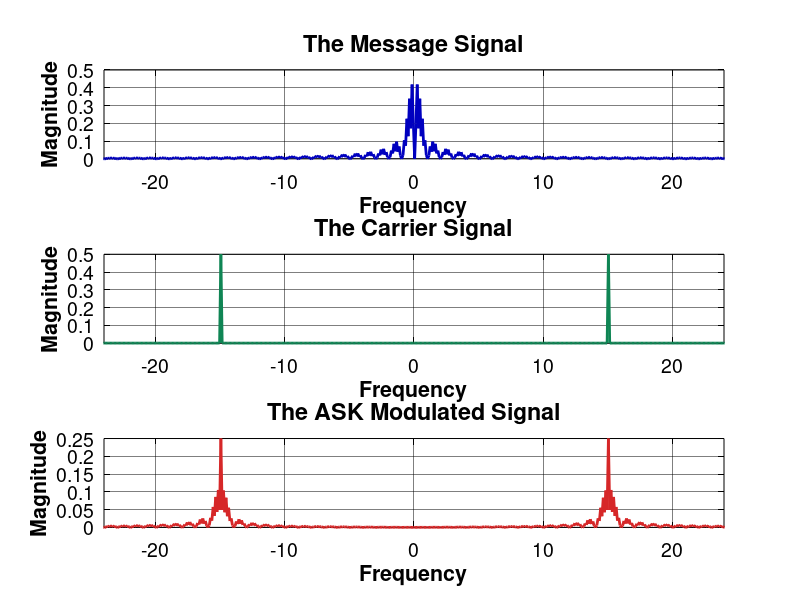
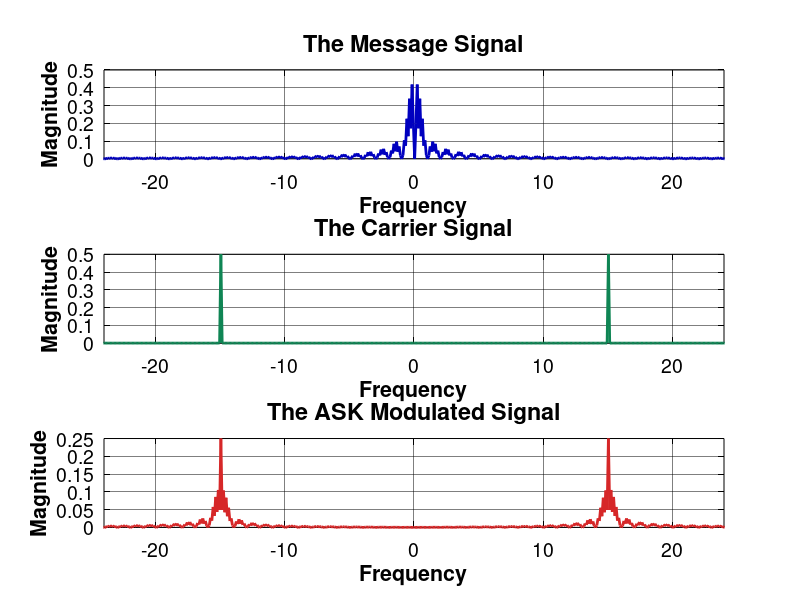
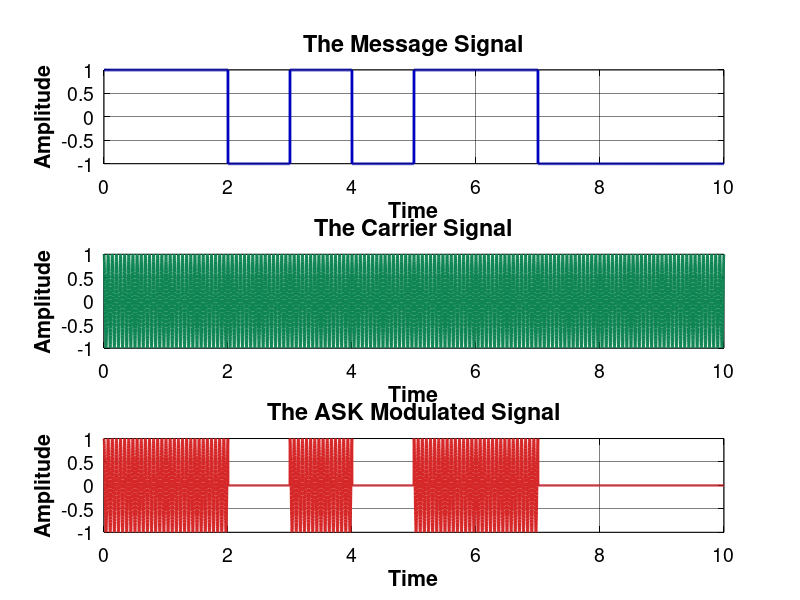
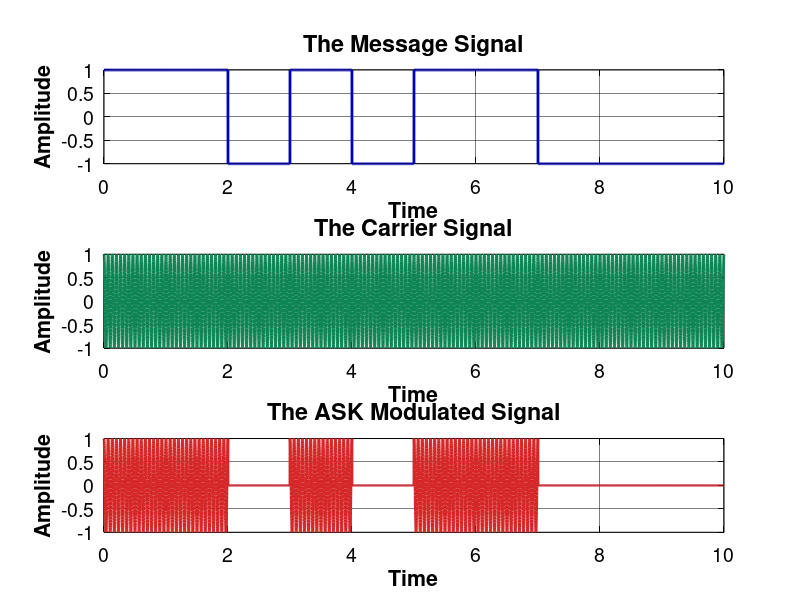

Write MATLAB code to recreate these figures, in order.
%%%%%%%%%%%%%%%%%%%%%%%%%%%%%%%%%%%%%%%%%%%%%%%%%%%%%%%%%%%%%%%%
%         Illustrating Chapter 10 Digital Modulation :         %
%                                 ASK Modulation               %
%                                                              %
%        Book : Analog & Digital Communication Systems         %
%                   By: Dr.Farnaz Ghassemi                     %
%                          Chapter 10                          %
%                                                              %
%                                                              %
%   Version.1:             03/10/27---Dr.Ghassemi              %
%%%%%%%%%%%%%%%%%%%%%%%%%%%%%%%%%%%%%%%%%%%%%%%%%%%%%%%%%%%%%%%%
close all;
clear all;
clc;
colors=[0,0,0;                       %1-Black
        0,0,0.75;                    %2-Blue
        214/255,39/255,40/255;       %3-Red
        15/255,133/255,84/255;       %4-Green
        118/255,78/255,159/255;     %5-Purple
        225/255,124/255,5/255;       %6-Orange
        56/255,166/255,165/255;      %7-Light Blue
        204/255,80/255,62/255;       %8-Light Red
        115/255,175/255,72/255;      %9-Light Green
        237/255,173/255,8/255;       %10-Light Orange
        148/255,52/255,110/255;      %11-Light Purple
        70/255,0,114/255;            %12-Dark Blue
        0,0.5,0.25                   %13-Green
        ];
grayColor = [0.5, 0.5, 0.5];
marks={'-';'--';':';'-.'};

% Set Text Font
set(0, 'DefaultTextFontName', 'Helvetica', 'DefaultTextFontSize', 18, 'DefaultTextFontWeight', 'bold', 'DefaultTextColor', 'black');

% Set default properties for titles, labels, and axes
set(groot, 'DefaultAxesFontName', 'Helvetica'); % Default font for axes
set(groot, 'DefaultAxesFontSize', 12); % Default font size for axes
set(groot, 'DefaultAxesTitleFontWeight', 'bold'); % Default title weight (optional)

% Set default properties for title font specifically
set(groot, 'DefaultAxesTitleFontSizeMultiplier', 1.2); % Adjust title font size relative to axes font size
set(groot, 'DefaultTextFontName', 'Helvetica'); % Default font for text objects

% Set default properties for all axes
set(groot, 'DefaultAxesFontSize', 14); % Set font size for all axes' tick labels
set(groot, 'DefaultAxesFontName', 'Helvetica'); % Set font for all axes' tick labels
%set(groot, 'DefaultAxesFontWeight', 'bold'); % Set font weight for all axes' tick labels
set(groot, 'DefaultAxesXColor', 'black'); % Set X-axis color
set(groot, 'DefaultAxesYColor', 'black'); % Set Y-axis color

% Set default properties for axes
set(groot, 'DefaultAxesGridLineStyle', '-'); % Default grid line style
set(groot, 'DefaultAxesGridColor', [0 0 0]); % Default grid color (black)
set(groot, 'DefaultAxesGridAlpha', 0.5); % Default grid opacity (fully opaque)
set(groot, 'DefaultAxesLineWidth', 0.5); % Default axes line width (affects grid lines too)

% Box Style for Axe
set(groot, 'DefaultAxesBox', 'on'); % Default: 'on' means axes have a box

%%%%%%%%%%%%%%%%%%%%%%%%%%%%%%%%%%%%%%%%%%%%%%%%%%%%%%%%%%%%%%%%%%%%%%%%%%%
%                              ASK Modulation                                      %
%%%%%%%%%%%%%%%%%%%%%%%%%%%%%%%%%%%%%%%%%%%%%%%%%%%%%%%%%%%%%%%%%%%%%%%%%%%

t0=10;                               	% signal duration
ts=0.001;                            	% sampling interval
fs=1/ts;                             	% sampling frequency
t=[0:ts:t0-ts];                         	% time vector
df=0.2;                              	% required frequency resolution



% message signal

p=[1 1 0 1 0 1 1 0 0 0];                % Message signal
m=[];
for i=1: length(p)
    m=[m,p(i)*ones(1,fs)];
end
m_n=m;%(m-mean(m))/max(abs(m));            % normalized message signal
M = fftshift(fft(m_n) / length(m_n));   % Fourier transform 
f = linspace(-fs/2, fs/2, length(M));	% frequency vector



% carrier signal
fc=15;                              	% carrier frequency
c=cos(2*pi*fc.*t);                   	% carrier signal
C = fftshift(fft(c) / length(c));       % Fourier transform 



% ASK Modulated signal
u=(m_n).*c;                       % ASK Modulated signal
U = fftshift(fft(u) / length(u));      % Fourier transform 

%%%%%%%%%%%%%%%%%%%%%%%%%%%%%%%%%%%%%%%%%%%%%%%%%%%%%%%%%%%%%%%%%%%%%%%%%%%
%                            Plot Figures                                 %
%%%%%%%%%%%%%%%%%%%%%%%%%%%%%%%%%%%%%%%%%%%%%%%%%%%%%%%%%%%%%%%%%%%%%%%%%%%
fp=(fc+5)*1.2;

% Figure 1: Message Signal
figure
subplot(2,1,1)
plot(t,m,'Color', colors(2,:),'LineWidth', 2)
xlabel('Time')
ylabel('Amplitude')
title('The message signal')
grid on
subplot(2,1,2)
plot(f,abs(M),'Color', colors(2,:),'LineWidth', 2) 
xlabel('Frequency')
ylabel('Magnitude')
%title('Spectrum of the message signal')
xlim([-fp fp])
grid on
% Figure 2: Carrier Signal
figure
subplot(2,1,1)
plot(t,c,'Color', colors(4,:),'LineWidth', 2)
%axis([0 t0 -1.2 1.2])
xlabel('Time')
ylabel('Amplitude')
title('The carrier signal') 
grid on
subplot(2,1,2)
plot(f,abs(C),'Color', colors(4,:),'LineWidth', 2) 
xlabel('Frequency')
ylabel('Magnitude')
%title('Spectrum of the message signal')
xlim([-fp fp])
grid on
% Figure 3: ASK Modulated Signal
figure
subplot(2,1,1)
plot(t,u,'Color', colors(3,:),'LineWidth', 2)
%axis([0 t0 -2 2])
xlabel('Time')
ylabel('Amplitude')
title('The ASK Modulated signal')
grid on
hold on
%plot(t,envelope(u(1:length(t))),'Color', colors(7,:),'LineStyle',marks{2},'LineWidth', 2)
%plot(t,envelope(u(1:length(t)))-mean(envelope(u(1:length(t)))),'Color', colors(12,:),'LineStyle',marks{2},'LineWidth', 2)
subplot(2,1,2)
plot(f,abs(U),'Color', colors(3,:),'LineWidth', 2) 
xlabel('Frequency')
ylabel('Magnitude')
%title('Spectrum of the message signal')
xlim([-fp fp])
grid on

% Figure 4: Time Signals
figure
subplot(3,1,1)
plot(t,m,'Color', colors(2,:),'LineWidth', 2)
xlabel('Time')
ylabel('Amplitude')
title('The Message Signal') 
grid on
subplot(3,1,2)
plot(t,c,'Color', colors(4,:),'LineWidth', 2)
xlabel('Time')
ylabel('Amplitude')
title('The Carrier Signal') 
grid on
subplot(3,1,3)
plot(t,u,'Color', colors(3,:),'LineWidth', 2)
xlabel('Time')
ylabel('Amplitude')
title('The ASK Modulated Signal')
grid on
hold on
% plot(t,envelope(u(1:length(t))),'Color', colors(7,:),'LineStyle',marks{2},'LineWidth', 2)
% plot(t,envelope(u(1:length(t)))-mean(envelope(u(1:length(t)))),'Color', colors(12,:),'LineStyle',marks{2},'LineWidth', 2)
% legend('Am Modulated Signal','Message Signal with DC Offset','Message Signal')

% Figure 5: Frequency Signals
figure
subplot(3,1,1)
plot(f,abs(M),'Color', colors(2,:),'LineWidth', 2) 
xlim([-fp fp])
xlabel('Frequency')
ylabel('Magnitude')
title('The Message Signal') 
grid on
subplot(3,1,2)
plot(f,abs(C),'Color', colors(4,:),'LineWidth', 2) 
xlim([-fp fp])

xlabel('Frequency')
ylabel('Magnitude')
title('The Carrier Signal') 
grid on
subplot(3,1,3)
plot(f,abs(U),'Color', colors(3,:),'LineWidth', 2) 
xlim([-fp fp])
xlabel('Frequency')
ylabel('Magnitude')
title('The ASK Modulated Signal')
grid on
hold on

%%%%%%%%%%%%%%%%%%%%%%%%%%%%%%%%%%%%%%%%%%%%%%%%%%%%%%%%%%%%%%%%%%%%%%%%%%%
%                           Bipolar ASK                                   %
%%%%%%%%%%%%%%%%%%%%%%%%%%%%%%%%%%%%%%%%%%%%%%%%%%%%%%%%%%%%%%%%%%%%%%%%%%%
% message signal

p=[1 1 -1 1 -1 1 1 -1 -1 -1];                % Message signal
m=[];
for i=1: length(p)
    m=[m,p(i)*ones(1,fs)];
end
m_n=m;%(m-mean(m))/max(abs(m));            % normalized message signal
M = fftshift(fft(m_n) / length(m_n));   % Fourier transform 
f = linspace(-fs/2, fs/2, length(M));	% frequency vector



% carrier signal
fc=15;                              	% carrier frequency
c=cos(2*pi*fc.*t);                   	% carrier signal
C = fftshift(fft(c) / length(c));       % Fourier transform 



% ASK Modulated signal
u=0.5*(1+m_n).*c;                       % ASK Modulated signal
U = fftshift(fft(u) / length(u));      % Fourier transform 

%%%%%%%%%%%%%%%%%%%%%%%%%%%%%%%%%%%%%%%%%%%%%%%%%%%%%%%%%%%%%%%%%%%%%%%%%%%
%                            Plot Figures                                 %
%%%%%%%%%%%%%%%%%%%%%%%%%%%%%%%%%%%%%%%%%%%%%%%%%%%%%%%%%%%%%%%%%%%%%%%%%%%
fp=(fc+5)*1.2;

% Figure 6: Message Signal
figure
subplot(2,1,1)
plot(t,m,'Color', colors(2,:),'LineWidth', 2)
xlabel('Time')
ylabel('Amplitude')
title('The message signal')
grid on
subplot(2,1,2)
plot(f,abs(M),'Color', colors(2,:),'LineWidth', 2) 
xlabel('Frequency')
ylabel('Magnitude')
%title('Spectrum of the message signal')
xlim([-fp fp])
grid on
% Figure 7: Carrier Signal
figure
subplot(2,1,1)
plot(t,c(1:length(t)),'Color', colors(4,:),'LineWidth', 2)
%axis([0 t0 -1.2 1.2])
xlabel('Time')
ylabel('Amplitude')
title('The carrier signal') 
grid on
subplot(2,1,2)
plot(f,abs(C),'Color', colors(4,:),'LineWidth', 2) 
xlabel('Frequency')
ylabel('Magnitude')
%title('Spectrum of the message signal')
xlim([-fp fp])
grid on
% Figure 8: ASK Modulated Signal
figure
subplot(2,1,1)
plot(t,u(1:length(t)),'Color', colors(3,:),'LineWidth', 2)
%axis([0 t0 -2 2])
xlabel('Time')
ylabel('Amplitude')
title('The ASK Modulated signal')
grid on
hold on
%plot(t,envelope(u(1:length(t))),'Color', colors(7,:),'LineStyle',marks{2},'LineWidth', 2)
%plot(t,envelope(u(1:length(t)))-mean(envelope(u(1:length(t)))),'Color', colors(12,:),'LineStyle',marks{2},'LineWidth', 2)
subplot(2,1,2)
plot(f,abs(U),'Color', colors(3,:),'LineWidth', 2) 
xlabel('Frequency')
ylabel('Magnitude')
%title('Spectrum of the message signal')
xlim([-fp fp])
grid on

% Figure 9: Time Signals
figure
subplot(3,1,1)
plot(t,m,'Color', colors(2,:),'LineWidth', 2)
xlabel('Time')
ylabel('Amplitude')
title('The Message Signal') 
grid on
subplot(3,1,2)
plot(t,c,'Color', colors(4,:),'LineWidth', 2)
xlabel('Time')
ylabel('Amplitude')
title('The Carrier Signal') 
grid on
subplot(3,1,3)
plot(t,u,'Color', colors(3,:),'LineWidth', 2)
xlabel('Time')
ylabel('Amplitude')
title('The ASK Modulated Signal')
grid on
hold on
% plot(t,envelope(u(1:length(t))),'Color', colors(7,:),'LineStyle',marks{2},'LineWidth', 2)
% plot(t,envelope(u(1:length(t)))-mean(envelope(u(1:length(t)))),'Color', colors(12,:),'LineStyle',marks{2},'LineWidth', 2)
% legend('Am Modulated Signal','Message Signal with DC Offset','Message Signal')

% Figure 10: Frequency Signals
figure
subplot(3,1,1)
plot(f,abs(M),'Color', colors(2,:),'LineWidth', 2) 
xlim([-fp fp])
xlabel('Frequency')
ylabel('Magnitude')
title('The Message Signal') 
grid on
subplot(3,1,2)
plot(f,abs(C),'Color', colors(4,:),'LineWidth', 2) 
xlim([-fp fp])

xlabel('Frequency')
ylabel('Magnitude')
title('The Carrier Signal') 
grid on
subplot(3,1,3)
plot(f,abs(U),'Color', colors(3,:),'LineWidth', 2) 
xlim([-fp fp])
xlabel('Frequency')
ylabel('Magnitude')
title('The ASK Modulated Signal')
grid on
hold on

%%%%%%%%%%%%%%%%%%%%%%%%%%%%%%%%%%%%%%%%%%%%%%%%%%%%%%%%%%%%%%%%%%%%%%%%%%%
%                            Save Figures                                 %
%%%%%%%%%%%%%%%%%%%%%%%%%%%%%%%%%%%%%%%%%%%%%%%%%%%%%%%%%%%%%%%%%%%%%%%%%%%
PM=cd;
FolderName = [PM,'\PNG\']   % Your destination folder
FigList = findobj(allchild(0), 'flat', 'Type', 'figure');
for iFig = 1:length(FigList)
  FigHandle = FigList(iFig);
  set(gcf, 'Position', [100, 100, 1200, 800]); % Set size again
  %FigName   = [num2str(iFig)]%;get(FigHandle, 'Name');
  FigName   = num2str(get(FigHandle, 'Number'))
  set(0, 'CurrentFigure', FigHandle);
  savefig(gcf, [FolderName, FigName, '.fig']);
  print(gcf, [FolderName, FigName, '.png'], '-dpng', '-r300');
  %close(gcf)
end
